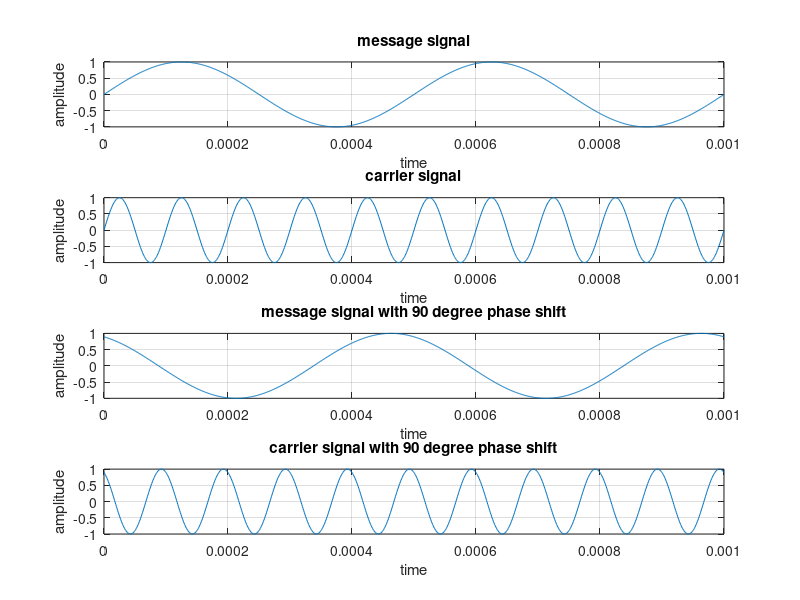
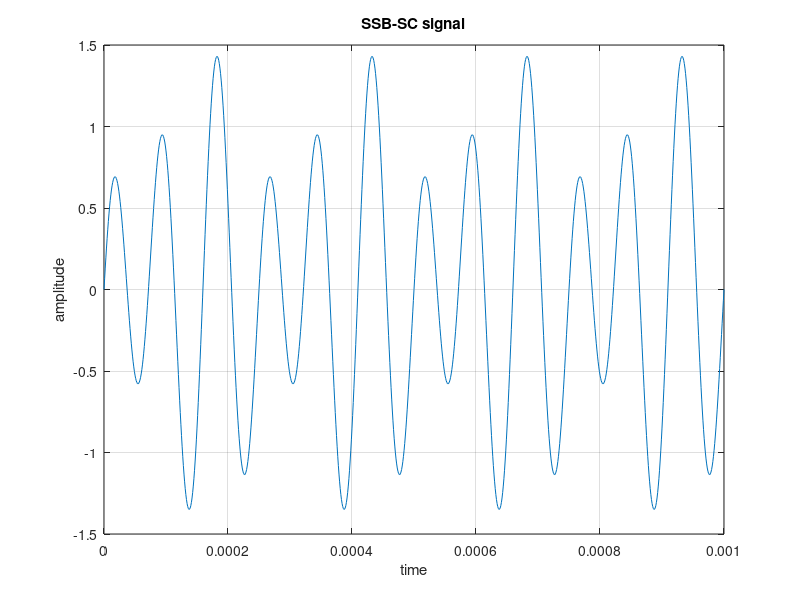

These charts were generated, in order, by the following MATLAB code:
close all;
tmin=0;
tmax=10^-3;
step=(tmax-tmin)/1000;
t=tmin:step:tmax;
Am=1;
fm=2*10^3;
m1=Am*sin(2*pi*fm*t+0);
figure(1);
subplot(4,1,1);
plot(t,m1);
xlabel('time');
ylabel('amplitude');
title('message signal');
grid on;
tmin=0;
tmax=10^-3;
step=(tmax-tmin)/1000;
t=tmin:step:tmax;
Ac=1;
fc=10^4;
c1=Ac*sin(2*pi*fc*t+0);
subplot(4,1,2);
plot(t,c1);
xlabel('time');
ylabel('amplitude');
title('carrier signal');
grid on;
%figure(2);
m2=Am*sin(2*pi*fm*t+90);
c2=Ac*sin(2*pi*fc*t+90);
subplot(4,1,3);
plot(t,m2);
xlabel('time');
ylabel('amplitude');
title('message signal with 90 degree phase shift');
grid on;
subplot(4,1,4);
plot(t,c2);
xlabel('time');
ylabel('amplitude');
title('carrier signal with 90 degree phase shift');
grid on;
s=m1.*c2+m2.*c1;
figure(2);
plot(t,s);
xlabel('time');
ylabel('amplitude');
title('SSB-SC signal');
grid on;